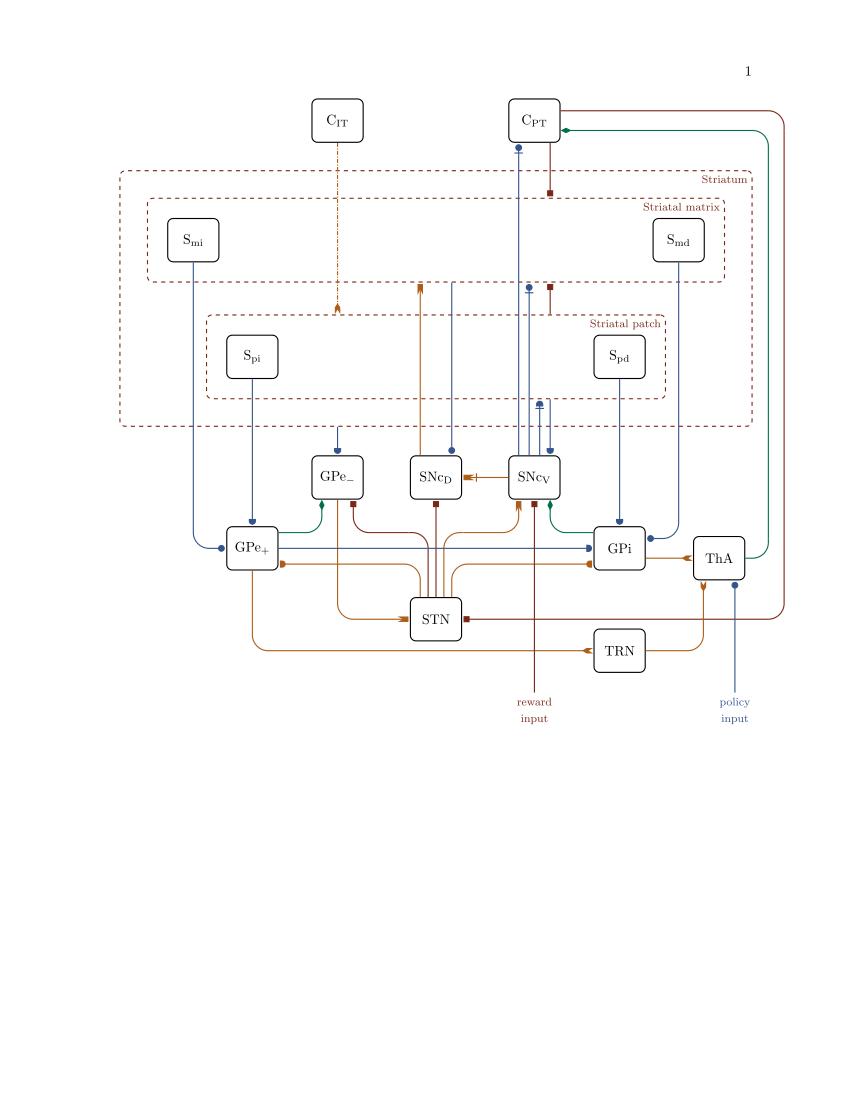

This figure's Python source:
from __future__ import annotations

from tikzify import (Alignment, EdgeSpecification, IntersectionAnchor, NodeAnchor, NodeContainer,
                     NodeGraph, NodePosition, NodeText, RelativeAnchor, TerminalSpacing, TextSize,
                     create_links, tex_file, tex_pic)

from edge_colors import EDGE_COLORS

dimmed_opacity = 0.18
node_size = (13.0, 11.0)
w = 0.8
terminal_spacing = TerminalSpacing(horizontal=[0.0, 0.8, w / 2, w / 3, w / 4, w / 5],
                                   vertical=[0.0, 0.5, 0.4, 0.3])


links = [
    # --------------------------------------------------------------------------------------
    # Subthalamic links.
    *[EdgeSpecification(source, target, to, ['all'], ['complete', 'stn'],
                        via=(True, ['right_of_gpep2'] if target.startswith('below') else []))
      for source, target, to in [('above_stn0', 'right_of_gpep0', 'waking'),
                                 ('above_stn4', 'left_of_gpi0', 'waking'),
                                 ('above_stn1', 'below_gpen2', 'pooling'),
                                 ('above_stn3', 'below_sncv0', 'demand')]],
    EdgeSpecification('above_stn2', 'below_sncd0', 'pooling', ['all'], ['complete', 'stn']),

    # --------------------------------------------------------------------------------------
    # Nigro-cortical links.
    EdgeSpecification('above_sncv0', 'below_ctxpt0', 'co_prediction', ['all'],
                      ['complete', 'strp']),

    # Nigro-striatal links.
    EdgeSpecification('above_sncv1', 'strm_sncv1', 'co_prediction', ['all'], ['complete', 'strp']),
    EdgeSpecification('above_sncv2', 'strp_sncv2', 'co_explanation', ['all'], ['complete', 'strp']),
    EdgeSpecification('above_sncd0', 'strm_sncd0', 'demand', ['all'], ['complete', 'strm']),

    # Nigro-nigral link.
    EdgeSpecification('left_of_sncv0', 'right_of_sncd0', 'co_demand', ['all'], ['complete']),

    # --------------------------------------------------------------------------------------
    # Striato-nigral links.
    EdgeSpecification('strp_sncv3', 'above_sncv3', 'explanation', ['all'], ['complete', 'strp']),
    EdgeSpecification('strm_sncd1', 'above_sncd1', 'prediction', ['all'], ['complete', 'strm']),

    # Striato-striatal links.
    EdgeSpecification('above_strp', 'below_strm', 'pooling', ['all'], ['complete']),

    # Striato-pallidal links.
    EdgeSpecification('striatum_gpen', 'above_gpen0', 'explanation', ['all'], ['complete', 'strm']),
    EdgeSpecification('below_strmi0', 'left_of_gpep0', 'prediction', ['all'], ['complete', 'strm'],
                      via=(True, [])),
    EdgeSpecification('below_strmd0', 'right_of_gpi1', 'prediction', ['all'], ['complete', 'strm'],
                      via=(True, [])),
    EdgeSpecification('below_strpi0', 'above_gpep0', 'explanation', ['all'], ['complete', 'strp']),
    EdgeSpecification('below_strpd0', 'above_gpi0', 'explanation', ['all'], ['complete', 'strp']),

    # --------------------------------------------------------------------------------------
    # Pallido-nigral link.
    EdgeSpecification('left_of_gpi2', 'below_sncv2', 'gln', ['all'], ['complete', 'strm'],
                      via=(False, [])),

    # Pallido-pallidal links.
    EdgeSpecification('right_of_gpep2', 'below_gpen0', 'gln', ['all'], ['complete', 'strm'],
                      via=(False, [])),
    EdgeSpecification('right_of_gpep1', 'left_of_gpi1', 'explanation', ['all'],
                      ['complete', 'strm']),

    # Pallido-thalamic link.
    EdgeSpecification('right_of_gpi0', 'left_of_tha0', 'selection', ['all'], ['complete', 'strm']),
    EdgeSpecification('below_gpep0', 'left_of_trn0', 'selection', ['all'], ['complete', 'strm'],
                      via=(True, [])),
    EdgeSpecification('right_of_trn0', 'below_tha0', 'selection', ['all'], ['complete', 'strm'],
                      via=(False, [])),

    # Pallido-subthalamic link.
    EdgeSpecification('below_gpen1', 'left_of_stn0', 'demand', ['all'], ['complete', 'stn'],
                      via=(True, [])),

    # --------------------------------------------------------------------------------------
    # Cortico-striatal links.
    EdgeSpecification('below_ctxpt3', 'strm_ctxpt', 'pooling', ['all'], ['complete', 'strm']),
    # Dashed lines indicates a diffuse link.
    EdgeSpecification('below_ctxit0', 'strp_ctxit', 'selection', ['all'], ['complete', 'strm'],
                      dash='densely dashdotted'),

    # Hyper-direct pathway.
    EdgeSpecification('right_of_ctxpt1', 'right_of_stn0', 'pooling', ['all'], ['complete', 'stn'],
                      via=(False, ['thalamo_cortical1'])),

    # --------------------------------------------------------------------------------------
    # Thalamo-cortical link.
    EdgeSpecification('right_of_tha0', 'right_of_ctxpt0', 'gln', ['all'], ['complete', 'strm'],
                      via=(False, ['thalamo_cortical0'])),

    # Exogenous signals.
    EdgeSpecification('reward_in', 'below_sncv1', 'pooling', ['all'], ['complete']),
    EdgeSpecification('policy_in', 'below_tha1', 'prediction', ['all'], ['complete']),
]


with tex_file('basal_ganglia.tex',
              ['latex/includes',
               'latex/commands',
               'tikz/base',
               'tikz/color_macros',
               'tikz/extra_tips',
               'tikz/cma_tips',
               'tikz/flow_style']) as f:
    for diagram in ['complete',
                    # 'strp', 'strm', 'stn',
                    ]:
        node_graph = NodeGraph(edge_colors=EDGE_COLORS)

        def create_rectangular_node(node_name: str,
                                    position: NodePosition,
                                    node_text: NodeText,
                                    ng: NodeGraph = node_graph) -> None:
            ng.create_node(node_name, position, text=node_text, size=node_size, shape='rectangle')

        g = node_graph.digraph
        with tex_pic(f, 'basal_ganglia-' + diagram, 'Flow diagram, /CMA tips'):
            # Create nodes.
            mx, my = 5.5, 2.7
            y = 2.4
            for name, direction in [('strmi', 'left'), ('strmd', 'right')]:
                d = {direction: 5.5}
                create_rectangular_node(name,
                                        NodePosition(NodeAnchor('str_center'), above=y, **d),
                                        NodeText([rf'$\{name}$']))
            for name, direction in [('strpi', 'left'), ('strpd', 'right')]:
                d = {direction: 4.0}
                create_rectangular_node(name,
                                        NodePosition(NodeAnchor('str_center'), **d),
                                        NodeText([rf'$\{name}$']))
            create_rectangular_node('sncd',
                                    NodePosition(NodeAnchor('str_center'), below=2.5),
                                    NodeText([r'$\sncd$']))
            create_rectangular_node('gpen',
                                    NodePosition(NodeAnchor('sncd'), left=2.5),
                                    NodeText([r'$\gpen$']))
            create_rectangular_node('sncv',
                                    NodePosition(NodeAnchor('sncd'), right=2.5),
                                    NodeText([r'$\sncv$']))
            create_rectangular_node('gpi',
                                    NodePosition(IntersectionAnchor('strpd', 'gpi_center')),
                                    NodeText([r'$\gpi$']))
            create_rectangular_node('gpep',
                                    NodePosition(IntersectionAnchor('strpi', 'gpi_center')),
                                    NodeText([r'$\gpep$']))
            create_rectangular_node('stn',
                                    NodePosition(NodeAnchor('sncd'), below=3.6),
                                    NodeText([r'$\stn$']))
            create_rectangular_node('tha',
                                    NodePosition(NodeAnchor('right_of_gpi0'), right=1.2),
                                    NodeText([r'$\tha$']))
            create_rectangular_node('trn',
                                    NodePosition(NodeAnchor('gpi'), below=2.6),
                                    NodeText([r'$\trn$']))
            for name, vertical in (('ctxit', 'gpen'), ('ctxpt', 'sncv')):
                create_rectangular_node(name,
                                        NodePosition(IntersectionAnchor(vertical, 'ctx_center')),
                                        NodeText([rf'$\{name}$']))

            # Create inputs and outputs.
            node_graph.create_io('reward_in',
                                 NodeText(['reward', 'input'],
                                          align=Alignment.center, color='dcolorr',
                                          size=TextSize.footnote, standard_height=True),
                                 'bottom_edge',
                                 'below_sncv1')
            node_graph.create_io('policy_in',
                                 NodeText(['policy', 'input'],
                                          align=Alignment.center, color='dcolorb',
                                          size=TextSize.footnote, standard_height=True),
                                 'bottom_edge',
                                 'below_tha1')

            # Create containers.
            for name, text, group in [('striatum', 'Striatum', [f'str{b}{a}'
                                                                for a in 'di'
                                                                for b in 'mp']),
                                      ('strp', 'Striatal patch', [f'strp{a}' for a in 'di']),
                                      ('strm', 'Striatal matrix', [f'strm{a}' for a in 'di']),
                                      # ('snc', 'SNc', ['sncd', 'sncv']),
                                      ]:
                node_graph.create_node(name,
                                       None,
                                       container=NodeContainer(
                                           group,
                                           corner_text=NodeText([text], size=TextSize.footnote)),
                                       inner_sep=12 if name == 'striatum' else 5,
                                       shape='rectangle, draw',
                                       color='dcolorr',
                                       dash='dashed')

            # Create terminals.
            node_graph.create_node_terminals('ctxit', terminal_spacing, 0, 0, 0, 1)
            node_graph.create_node_terminals('ctxpt', terminal_spacing, 0, 2, 0, 4)
            node_graph.create_node_terminals('gpi', terminal_spacing, 3, 2, 1, 0)
            node_graph.create_node_terminals('gpep', terminal_spacing, 1, 3, 1, 1)
            node_graph.create_node_terminals('gpen', terminal_spacing, 0, 0, 1, 3)
            node_graph.create_node_terminals('sncv', terminal_spacing, 1, 0, 4, 3)
            node_graph.create_node_terminals('sncd', terminal_spacing, 0, 1, 2, 1)
            node_graph.create_node_terminals('strpi', terminal_spacing, 0, 0, 0, 1)
            node_graph.create_node_terminals('strpd', terminal_spacing, 0, 0, 0, 1)
            node_graph.create_node_terminals('strmi', terminal_spacing, 0, 0, 0, 1)
            node_graph.create_node_terminals('strmd', terminal_spacing, 0, 0, 0, 1)
            node_graph.create_node_terminals('stn', terminal_spacing, 1, 1, 5, 0)
            node_graph.create_node_terminals('tha', terminal_spacing, 1, 1, 0, 2)
            node_graph.create_node_terminals('trn', terminal_spacing, 1, 1, 0, 0)

            # Create coordinates.
            for str_group, anchor, horizontal, name in [
                ('strp', 'north', 'below_ctxit0', 'strp_ctxit'),
                ('strm', 'north', 'below_ctxpt3', 'strm_ctxpt'),
                ('striatum', 'south', 'above_gpen0', 'striatum_gpen'),
                ('strm', 'south', 'above_sncd0', 'strm_sncd0'),
                ('strm', 'south', 'above_sncd1', 'strm_sncd1'),
                ('strm', 'south', 'above_sncv1', 'strm_sncv1'),
                ('strp', 'south', 'above_sncv2', 'strp_sncv2'),
                ('strp', 'south', 'above_sncv3', 'strp_sncv3'),
                ('strm', 'south', 'below_ctxpt3', 'below_strm'),
                ('strp', 'north', 'below_ctxpt3', 'above_strp'),
            ]:
                node_graph.create_coordinate(
                    name,
                    NodePosition(IntersectionAnchor(horizontal, RelativeAnchor(str_group, anchor))))
            node_graph.create_coordinate('str_center', (0, 0))
            node_graph.create_coordinate('ctx_center',
                                         NodePosition(NodeAnchor('str_center'), above=6.0))
            node_graph.create_coordinate('gpi_center', NodePosition(NodeAnchor('sncd'), below=1.8))
            node_graph.create_coordinate(
                'thalamo_cortical0',
                NodePosition(RelativeAnchor('striatum', 'east'), right=0.4))
            node_graph.create_coordinate(
                'thalamo_cortical1',
                NodePosition(NodeAnchor('thalamo_cortical0'), right=0.4))
            node_graph.create_coordinate('str_above',
                                         NodePosition(RelativeAnchor('striatum', 'north'),
                                                      above=0.3))
            node_graph.create_edges('striatum', 'thalamo_cortical1', 'ctxpt', 'trn', margin=0.5)

            create_links(node_graph, links, dimmed_opacity, [diagram])
            node_graph.generate(f)
